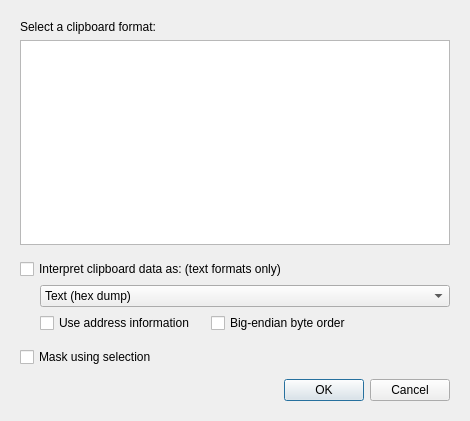
<?xml version="1.0" encoding="UTF-8"?>
<ui version="4.0">
 <class>PasteSpecialDialog</class>
 <widget class="QDialog" name="PasteSpecialDialog">
  <property name="geometry">
   <rect>
    <x>0</x>
    <y>0</y>
    <width>470</width>
    <height>421</height>
   </rect>
  </property>
  <property name="windowTitle">
   <string>Paste Special</string>
  </property>
  <property name="sizeGripEnabled">
   <bool>false</bool>
  </property>
  <property name="modal">
   <bool>true</bool>
  </property>
  <layout class="QVBoxLayout" name="verticalLayout">
   <property name="spacing">
    <number>0</number>
   </property>
   <property name="leftMargin">
    <number>20</number>
   </property>
   <property name="topMargin">
    <number>20</number>
   </property>
   <property name="rightMargin">
    <number>20</number>
   </property>
   <property name="bottomMargin">
    <number>20</number>
   </property>
   <item>
    <widget class="QLabel" name="labelClip">
     <property name="text">
      <string>Select a clipboard format:</string>
     </property>
    </widget>
   </item>
   <item>
    <spacer>
     <property name="orientation">
      <enum>Qt::Orientation::Vertical</enum>
     </property>
     <property name="sizeType">
      <enum>QSizePolicy::Policy::Fixed</enum>
     </property>
     <property name="sizeHint" stdset="0">
      <size>
       <width>0</width>
       <height>6</height>
      </size>
     </property>
    </spacer>
   </item>
   <item>
    <widget class="QListWidget" name="listClipFormats">
     <property name="sizePolicy">
      <sizepolicy hsizetype="Expanding" vsizetype="Expanding">
       <horstretch>0</horstretch>
       <verstretch>1</verstretch>
      </sizepolicy>
     </property>
     <property name="alternatingRowColors">
      <bool>false</bool>
     </property>
    </widget>
   </item>
   <item>
    <spacer>
     <property name="orientation">
      <enum>Qt::Orientation::Vertical</enum>
     </property>
     <property name="sizeType">
      <enum>QSizePolicy::Policy::Fixed</enum>
     </property>
     <property name="sizeHint" stdset="0">
      <size>
       <width>0</width>
       <height>14</height>
      </size>
     </property>
    </spacer>
   </item>
   <item>
    <widget class="QCheckBox" name="checkInterpret">
     <property name="text">
      <string>Interpret clipboard data as: (text formats only)</string>
     </property>
    </widget>
   </item>
   <item>
    <spacer>
     <property name="orientation">
      <enum>Qt::Orientation::Vertical</enum>
     </property>
     <property name="sizeType">
      <enum>QSizePolicy::Policy::Fixed</enum>
     </property>
     <property name="sizeHint" stdset="0">
      <size>
       <width>0</width>
       <height>6</height>
      </size>
     </property>
    </spacer>
   </item>
   <item>
    <layout class="QHBoxLayout" name="hboxFormat">
     <property name="leftMargin">
      <number>20</number>
     </property>
     <item>
      <widget class="MenuComboBox" name="comboFormat">
       <property name="sizePolicy">
        <sizepolicy hsizetype="Expanding" vsizetype="Fixed">
         <horstretch>0</horstretch>
         <verstretch>0</verstretch>
        </sizepolicy>
       </property>
       <item>
        <property name="text">
         <string>Text (hex dump)</string>
        </property>
       </item>
       <item>
        <property name="text">
         <string>Raw Hex Bytes</string>
        </property>
       </item>
       <item>
        <property name="text">
         <string>HTML</string>
        </property>
       </item>
       <item>
        <property name="text">
         <string>C/C++ Source</string>
        </property>
       </item>
       <item>
        <property name="text">
         <string>Assembler</string>
        </property>
       </item>
       <item>
        <property name="text">
         <string>Intel Hex Records</string>
        </property>
       </item>
       <item>
        <property name="text">
         <string>Motorola S-Records</string>
        </property>
       </item>
       <item>
        <property name="text">
         <string>Base64</string>
        </property>
       </item>
       <item>
        <property name="text">
         <string>UUEncode</string>
        </property>
       </item>
      </widget>
     </item>
    </layout>
   </item>
   <item>
    <spacer>
     <property name="orientation">
      <enum>Qt::Orientation::Vertical</enum>
     </property>
     <property name="sizeType">
      <enum>QSizePolicy::Policy::Fixed</enum>
     </property>
     <property name="sizeHint" stdset="0">
      <size>
       <width>0</width>
       <height>6</height>
      </size>
     </property>
    </spacer>
   </item>
   <item>
    <layout class="QHBoxLayout" name="hboxSubOptions">
     <property name="spacing">
      <number>16</number>
     </property>
     <property name="leftMargin">
      <number>20</number>
     </property>
     <item>
      <widget class="QCheckBox" name="checkUseAddress">
       <property name="text">
        <string>Use address information</string>
       </property>
      </widget>
     </item>
     <item>
      <widget class="QCheckBox" name="checkBigEndian">
       <property name="text">
        <string>Big-endian byte order</string>
       </property>
      </widget>
     </item>
     <item>
      <spacer>
       <property name="orientation">
        <enum>Qt::Orientation::Horizontal</enum>
       </property>
       <property name="sizeHint" stdset="0">
        <size>
         <width>0</width>
         <height>0</height>
        </size>
       </property>
      </spacer>
     </item>
    </layout>
   </item>
   <item>
    <spacer>
     <property name="orientation">
      <enum>Qt::Orientation::Vertical</enum>
     </property>
     <property name="sizeType">
      <enum>QSizePolicy::Policy::Fixed</enum>
     </property>
     <property name="sizeHint" stdset="0">
      <size>
       <width>0</width>
       <height>14</height>
      </size>
     </property>
    </spacer>
   </item>
   <item>
    <widget class="QCheckBox" name="checkMaskSel">
     <property name="text">
      <string>Mask using selection</string>
     </property>
    </widget>
   </item>
   <item>
    <spacer>
     <property name="orientation">
      <enum>Qt::Orientation::Vertical</enum>
     </property>
     <property name="sizeType">
      <enum>QSizePolicy::Policy::Fixed</enum>
     </property>
     <property name="sizeHint" stdset="0">
      <size>
       <width>0</width>
       <height>12</height>
      </size>
     </property>
    </spacer>
   </item>
   <item>
    <widget class="QDialogButtonBox" name="buttonBox">
     <property name="orientation">
      <enum>Qt::Orientation::Horizontal</enum>
     </property>
     <property name="standardButtons">
      <set>QDialogButtonBox::StandardButton::Cancel|QDialogButtonBox::StandardButton::Ok</set>
     </property>
    </widget>
   </item>
  </layout>
 </widget>
 <customwidgets>
  <customwidget>
   <class>MenuComboBox</class>
   <extends>QComboBox</extends>
   <header>menucombobox.h</header>
  </customwidget>
 </customwidgets>
 <resources/>
 <connections>
  <connection>
   <sender>buttonBox</sender>
   <signal>rejected()</signal>
   <receiver>PasteSpecialDialog</receiver>
   <slot>reject()</slot>
   <hints>
    <hint type="sourcelabel">
     <x>300</x>
     <y>320</y>
    </hint>
    <hint type="destinationlabel">
     <x>190</x>
     <y>340</y>
    </hint>
   </hints>
  </connection>
 </connections>
</ui>
